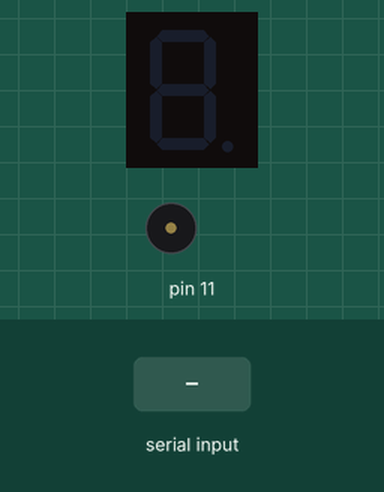
This sketch was run on a simulated Arduino Uno, built with avr-gcc and run on an emulated ATmega328P. On the bench: 1-digit seven-segment display, buzzer (waves = sounding). Wiring (inferred from the names in the program): 1-digit 7-segment display, segments lit when HIGH: segments pin 2, pin 3, pin 4, pin 5, pin 6, pin 7, pin 8. The inputs (shaded band) are chosen by the test bench. The segment pins are drawn as the display they are named for.

Above: at 1.2 s.
1.3 s: "90,45\n" received over Serial
At 1.55 s:
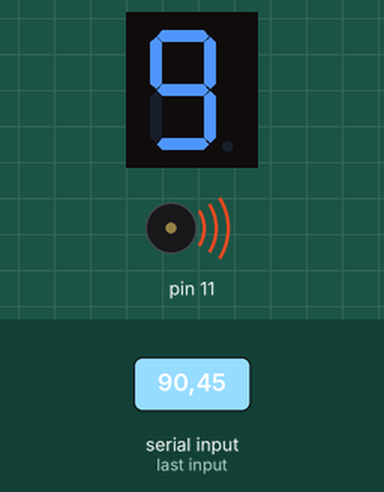
4.3 s: "30,150\n" received over Serial
At 5.55 s:
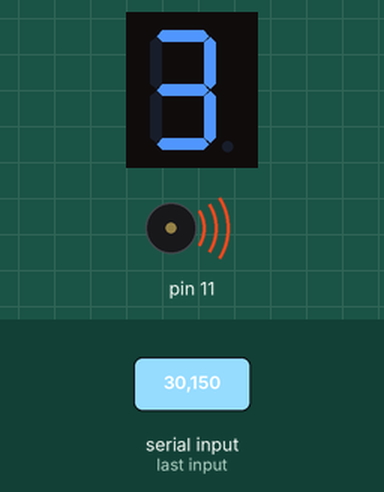
10.3 s: "200\n" received over Serial
At 10.55 s:
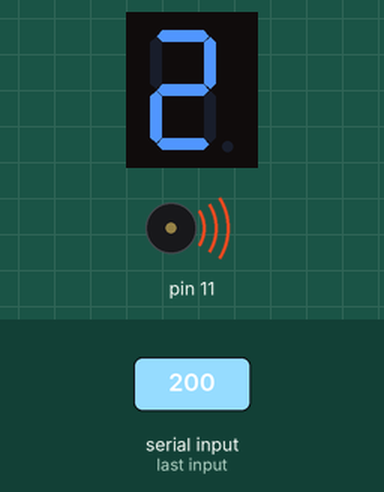
13.3 s: "5\n" received over Serial
At 15.0 s:
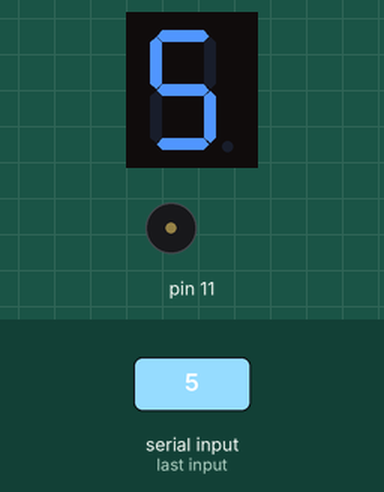
15.3 s: "90\n" received over Serial
At 17.2 s:
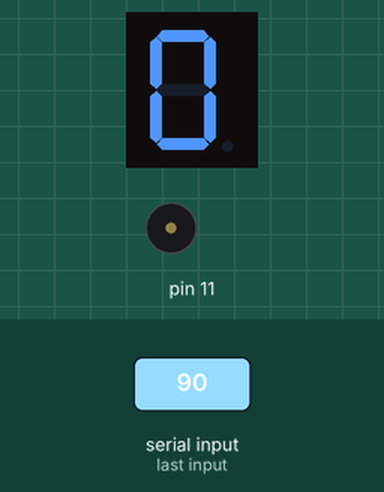
Timing chart, 0 to 18.7 s (numbered marks = the images above; inputs shaded):
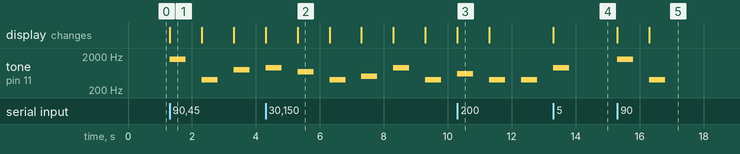

The sketch:

FND_01_Serial.ino
```cpp
/*
 * 2017-04-15
 * 프로젝트 : FND_01_Serial
 * FND 동작 실험 2
 *    시리얼 모니터로 0~9까지 값을 받아들여
 *    해당 값을 FND에 표현하고 tone 발생
 */

#define SEG_A 2
#define SEG_B 3
#define SEG_C 4
#define SEG_D 5
#define SEG_E 6
#define SEG_F 7
#define SEG_G 8

#define PIEZO 11

int segs[] = { SEG_A,SEG_B,SEG_C,SEG_D,SEG_E,SEG_F,SEG_G } ;
int tons[] = { 400,500,600,700,800,900,1000,1200,1400,1600};
 /*
 * 0 : ABCDEF- : 1111110
 * 1 : -BC---- : 0110000
 * 2 : AB-DE-G : 1101101
 * 3 : ABCD--G : 1111001
 * 4 : -BC--FG : 0110011
 * 5 : A-CD-FG : 1011011
 * 6 : A-CDEFG : 1011111
 * 7 : ABC---- : 1110000
 * 8 : ABCDEFG : 1111111
 * 9 : ABCD-FG : 1111011
 */
byte numbers[] = {
    B0111111,  // MSB   --  LSB
    B0000110,
    B1011011,
    B1001111,
    B1100110,
    B1101101,
    B1111101,
    B0000111,
    B1111111,
    B1101111
};
void setup() {
  for( int i = SEG_A ; i <= SEG_G ; i++ ) {
      pinMode(i,OUTPUT);
  }
  pinMode(11,OUTPUT);
  Serial.begin(9600);

}

void loop() {

    // 시리얼 모니터 입력 값으로 카운트 업
    char key = Serial.read();
    int in = key - '0';
    if(in >= 0 && in <= 9) {
      for(int i = 0 ; i < 7 ;i++){
          int bit = bitRead(numbers[in],i) ;
          digitalWrite(segs[i],bit);
      }
      tone(11,tons[in],500);
      delay(1000);
    }


}
```

Measured:
- after the input at 1.3 s, tone on pin 11: plays 1600 Hz for 0.50 s, 400 Hz for 0.50 s, 800 Hz for 0.50 s, starting at once; the display: changes at once (image 1)
- after the input at 4.3 s, the display: first differs from a run without the input after 1.0 s (image 2)
- after the input at 10.3 s, tone on pin 11: silent → 600 Hz at once, then repeats every 1.0 s: silent 0.50 s, 400 Hz 0.50 s; the display: changes at once (image 3)
- after the input at 13.3 s, tone on pin 11: silent → 900 Hz at once, → silent 0.50 s later; the display: changes at once (image 4)
- after the input at 15.3 s, tone on pin 11: silent → 1600 Hz at once, → silent 0.50 s later, → 400 Hz 0.50 s later, → silent 0.50 s later; the display: first changes at once (image 5 shows a later state)
- what the display in image 1 shows lasts 1.0 s, from 1.3 s to 2.3 s
